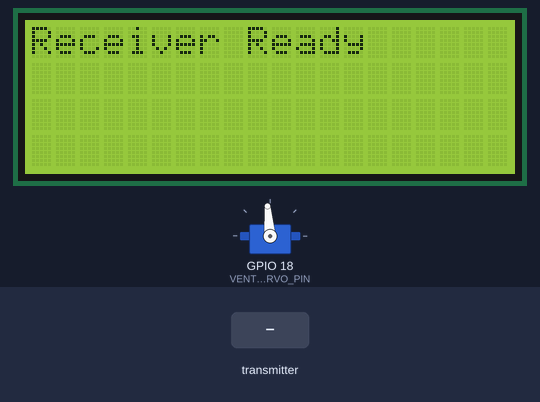
The sketch below on a simulated ESP32. Parts: servo, 20×4 character LCD. The inputs (shaded band) are chosen by the test bench.

Above: at 1.2 s.
1.3 s: the transmitter starts sending hr = 1024
At 2.2 s:
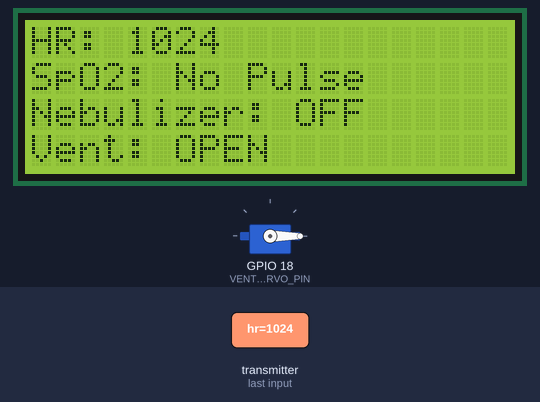
2.8 s: the transmitter starts sending spo2 = 1024
At 3.3 s:
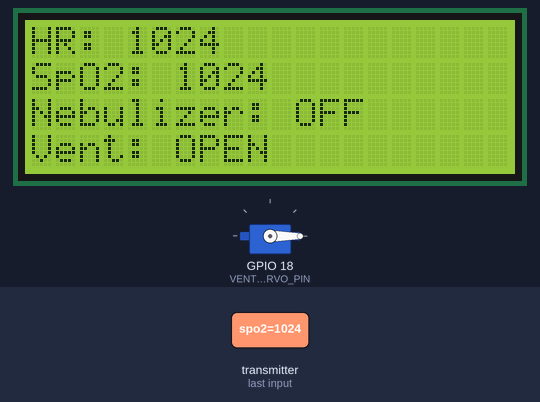
4.3 s: the transmitter starts sending hr = 0
At 5.5 s:
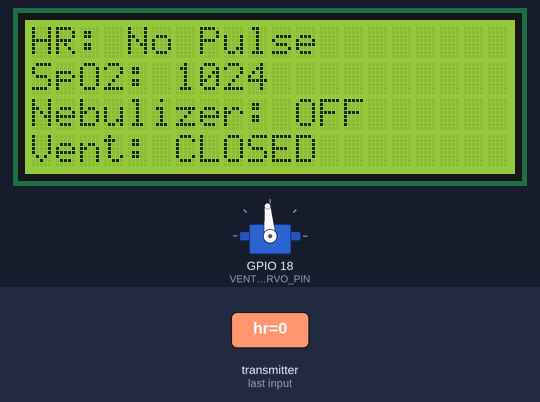
5.8 s: the transmitter starts sending spo2 = 0
At 7.1 s:
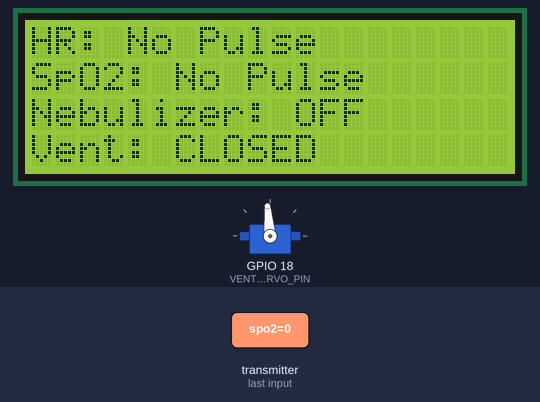
Timing chart, 0 to 8.3 s (numbered marks = the images above; inputs shaded):
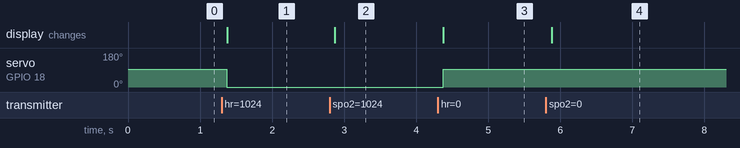

The sketch:

airnova.ino
```cpp
#include <Wire.h>
#include <LiquidCrystal_I2C.h>
#include <esp_now.h>
#include <WiFi.h>
#include <ESP32Servo.h>

// ----------------- PINS -----------------
#define SSR1_PIN 5
#define VENT_SERVO_PIN 18

// ----------------- SERVO -----------------
Servo ventServo;
#define VENT_OPEN  0
#define VENT_CLOSE 95

// ----------------- LCD -----------------
LiquidCrystal_I2C lcd(0x27, 20, 4);

// ----------------- ESP-NOW MESSAGE -----------------
typedef struct struct_message {
  int hr;
  int spo2;
} struct_message;

struct_message incomingData;

// ----------------- STATES -----------------
int NebulizerState = 0;
int VentilationState = 0;
bool connected = false;

// ----------------- TIMEOUT -----------------
unsigned long lastReceiveTime = 0;
#define RX_TIMEOUT 3000

// ----------------- CALLBACK -----------------
void OnDataRecv(const esp_now_recv_info_t *info, const uint8_t *data, int len) {
  if (len != sizeof(struct_message)) return;

  memcpy(&incomingData, data, sizeof(incomingData));
  lastReceiveTime = millis();
  connected = true;

  int newVent = 0;
  int newNeb  = 0;

  // ----------------- LOGIC -----------------

  // Ventilator priority condition
  if ((incomingData.hr > 120) ||
      (incomingData.spo2 > 0 && incomingData.spo2 < 85)) {
    newVent = 1;
    newNeb  = 0;   // FORCE nebulizer OFF
  }
  // Nebulizer condition (only if vent OFF)
  else if (incomingData.spo2 > 0 && incomingData.spo2 < 92) {
    newNeb  = 1;
    newVent = 0;
  }

  // ----------------- APPLY STATES -----------------

  // Nebulizer
  if (newNeb != NebulizerState) {
    digitalWrite(SSR1_PIN, newNeb);
    NebulizerState = newNeb;
  }

  // Ventilator servo
  if (newVent != VentilationState) {
    ventServo.write(newVent ? VENT_OPEN : VENT_CLOSE);
    VentilationState = newVent;
  }

  // If nebulizer is ON → servo MUST be closed
  if (NebulizerState == 1) {
    ventServo.write(VENT_CLOSE);
    VentilationState = 0;
  }

  // ----------------- LCD -----------------
  lcd.clear();

  lcd.setCursor(0, 0);
  lcd.print("HR: ");
  incomingData.hr == 0 ? lcd.print("No Pulse") : lcd.print(incomingData.hr);

  lcd.setCursor(0, 1);
  lcd.print("SpO2: ");
  incomingData.spo2 == 0 ? lcd.print("No Pulse") : lcd.print(incomingData.spo2);

  lcd.setCursor(0, 2);
  lcd.print("Nebulizer: ");
  lcd.print(NebulizerState ? "ON" : "OFF");

  lcd.setCursor(0, 3);
  lcd.print("Vent: ");
  lcd.print(VentilationState ? "OPEN" : "CLOSED");
}

// ----------------- SETUP -----------------
void setup() {
  Serial.begin(115200);

  WiFi.mode(WIFI_STA);
  WiFi.disconnect();

  pinMode(SSR1_PIN, OUTPUT);
  digitalWrite(SSR1_PIN, LOW);

  ventServo.attach(VENT_SERVO_PIN);
  ventServo.write(VENT_CLOSE);

  lcd.init();
  lcd.backlight();
  lcd.print("Receiver Ready");

  if (esp_now_init() != ESP_OK) {
    Serial.println("ESP-NOW init failed");
    while (1);
  }

  esp_now_register_recv_cb(OnDataRecv);
}

// ----------------- LOOP -----------------
void loop() {
  // ----------------- NO DATA FAILSAFE -----------------
  if (connected && millis() - lastReceiveTime > RX_TIMEOUT) {
    connected = false;

    // FORCE SAFE STATE
    digitalWrite(SSR1_PIN, LOW);
    ventServo.write(VENT_CLOSE);

    NebulizerState = 0;
    VentilationState = 0;

    lcd.clear();
    lcd.setCursor(0, 1);
    lcd.print("Receiver Ready");
    lcd.setCursor(0, 2);
    lcd.print("Waiting for data");

    Serial.println("NO DATA - SAFE MODE");
  }
}
```

testing.ino
```cpp
// #include <ESP32Servo.h>

// #define VENT_SERVO_PIN 18
// #define VENT_OPEN   0
// #define VENT_CLOSE  90

// Servo ventServo;
// int currentPos = VENT_CLOSE;

// void setup() {
//   Serial.begin(115200);

//   ventServo.attach(VENT_SERVO_PIN);
//   ventServo.write(VENT_CLOSE);

//   Serial.println("Vent Servo Manual Test Ready");
//   Serial.println("Type:");
//   Serial.println("  o = OPEN");
//   Serial.println("  c = CLOSE");
//   Serial.println("  s = STATUS");
// }

// void loop() {
//   if (Serial.available()) {
//     char cmd = Serial.read();

//     if (cmd == 'o' || cmd == 'O') {
//       ventServo.write(VENT_OPEN);
//       currentPos = VENT_OPEN;
//       Serial.println("Vent OPEN");
//     }
//     else if (cmd == 'c' || cmd == 'C') {
//       ventServo.write(VENT_CLOSE);
//       currentPos = VENT_CLOSE;
//       Serial.println("Vent CLOSED");
//     }
//     else if (cmd == 's' || cmd == 'S') {
//       Serial.print("Current Position: ");
//       Serial.println(currentPos);
//     }
//   }
// }
```

Measured:
- after the input at 1.3 s, servo on GPIO 18 (VENT_SERVO_PIN): 95° → 0° after 0.07 s; the display: changes after 0.07 s (image 1)
- after the input at 2.8 s, the display: changes after 0.07 s (image 2)
- after the input at 4.3 s, servo on GPIO 18 (VENT_SERVO_PIN): 0° → 95° after 0.08 s; the display: changes after 0.08 s (image 3)
- after the input at 5.8 s, the display: changes after 0.08 s (image 4)
